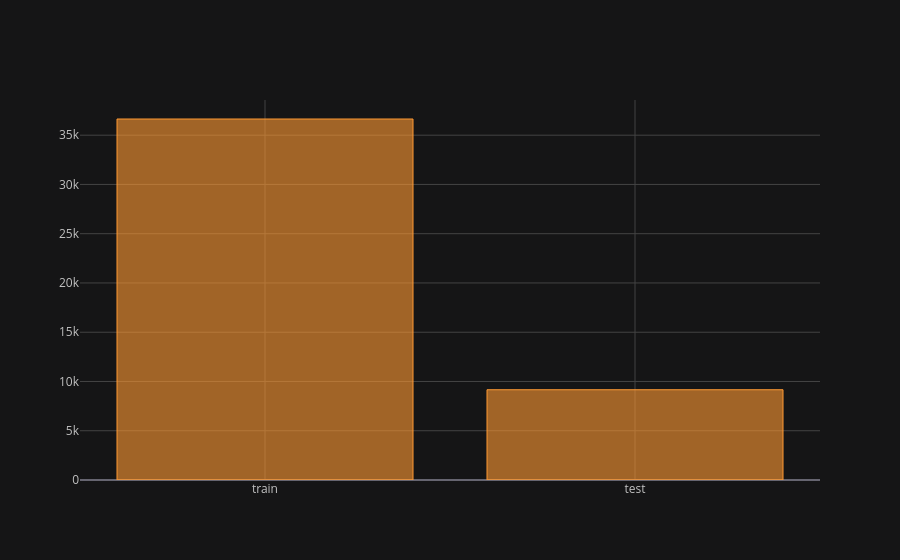

Source (notebook cell):
### Code cell
df["set"].value_counts().iplot(kind="bar")

### Figure 1 — Plotly figure (JSON) as saved in the notebook; plotly's stock layout.template omitted (floating-point values rounded to 4 significant figures)
{"data": [{"marker": {"color": "rgba(255, 153, 51, 0.6)", "line": {"color": "rgba(255, 153, 51, 1.0)", "width": 1}}, "name": "count", "orientation": "v", "text": "", "type": "bar", "x": ["train", "test"], "y": [36643, 9162]}], "layout": {"legend": {"bgcolor": "#151516", "font": {"color": "#D9D9D9"}}, "paper_bgcolor": "#151516", "plot_bgcolor": "#151516", "title": {"font": {"color": "#D9D9D9"}}, "xaxis": {"gridcolor": "#434343", "showgrid": true, "tickfont": {"color": "#C2C2C2"}, "title": {"font": {"color": "#D9D9D9"}, "text": ""}, "zerolinecolor": "#666570"}, "yaxis": {"gridcolor": "#434343", "showgrid": true, "tickfont": {"color": "#C2C2C2"}, "title": {"font": {"color": "#D9D9D9"}, "text": ""}, "zerolinecolor": "#666570"}}}
